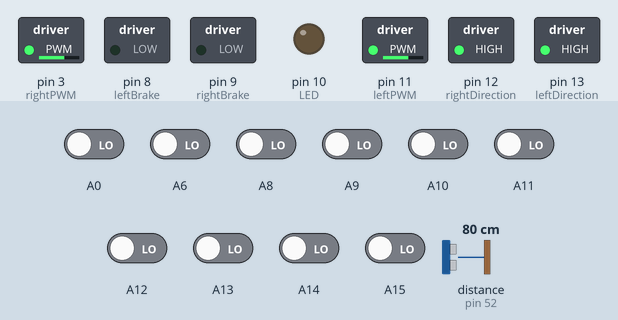
The sketch below on a simulated Arduino Mega 2560, built with avr-gcc and run on an emulated ATmega2560. Parts: switched loads named in the sketch (green lamp = pin HIGH), output pins drawn as LEDs (lit = HIGH). Wiring (inferred from the names in the program): ultrasonic range finder: trigger pin 50; echo pin 52. Inputs (shaded band) come from the test bench; at power-on: A0, A6, A8–15 LOW, distance to the obstacle (sensor on pin 52) 80 cm. The echo pulse lasts 58.3 µs per cm; pins used as bus, display or sensor lines are not drawn; what the sketch prints to the serial monitor is not drawn.

Above: at 7.2 s.
7.3 s: A0 driven HIGH
At 7.9 s:
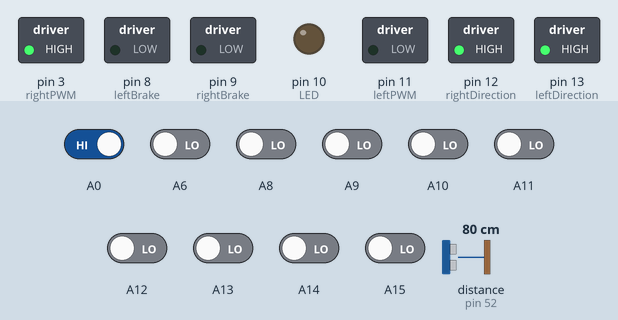
8.8 s: A13 driven HIGH
At 10.0 s:
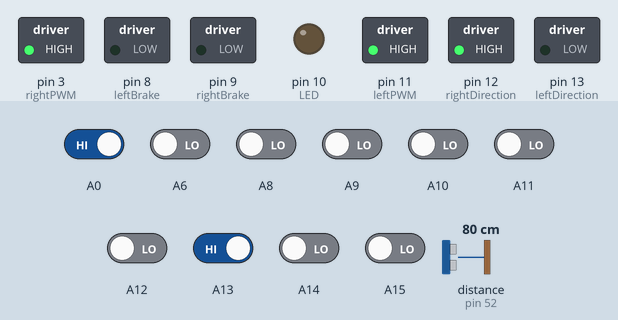
10.3 s: A10 driven HIGH
At 11.5 s:
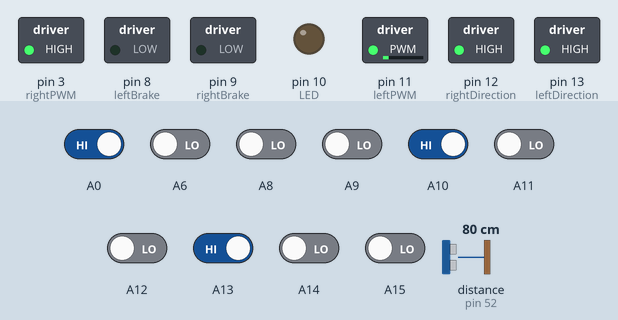
11.8 s: A11 driven HIGH
At 12.7 s:
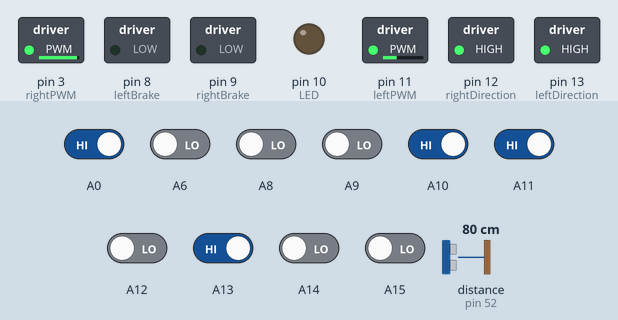
13.3 s: A14 driven HIGH
At 13.8 s:
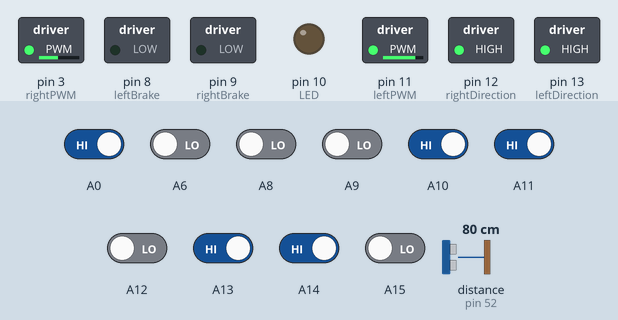
14.8 s: A15 driven HIGH
At 16.1 s:
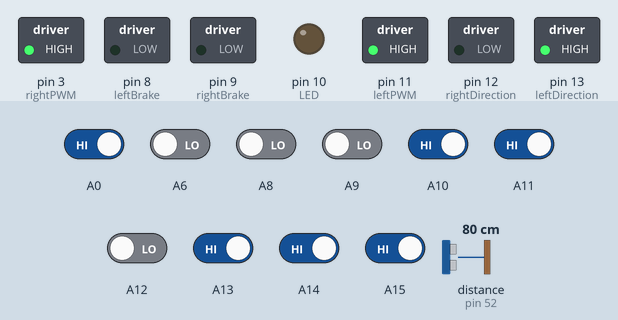
Timing chart, 0 to 17.3 s (numbered marks = the images above; inputs shaded):
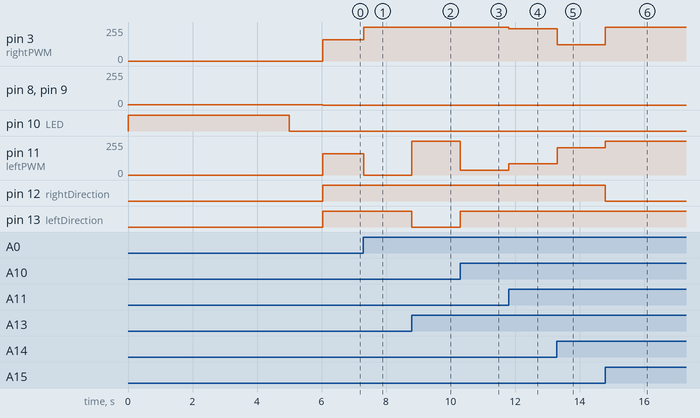

The sketch:

line_follower_FSM.ino
```cpp
#include <QTRSensors.h>
QTRSensors qtr;

const uint8_t SensorCount = 10;
uint16_t values[SensorCount];
int maxOutputValue = 1000;
const int maxAllowedSpeed = 255;
const int minAllowedSpeed = 0;
const int baseSpeed = 160;
const int baseLeftSpeed = baseSpeed;
const int baseRightSpeed = baseSpeed;
const int rightSideCorrection = baseRightSpeed * 0.04;

uint16_t position;
const int centerPosition = 450;
int line = 1;
int& lineRef = line;
int counter = 0;
int& counterRef = counter;
int error = 0;
int lastError = 0;
int integral = 0;
int derivative;
const float KP = 1.5;  // Overshoot = reduce KP, slugish = increase KP  0.87
const float KD = 0.5;  // increase to reduce wobling   0.45
const float KI = 0;    // aditive error, must test with real runs


int leftSpeed;
int rightSpeed;
int speedModifier = 1;
int mb;

int rightDirection = 12;
int rightPWM = 3;
int rightBrake = 9;
int leftDirection = 13;
int leftPWM = 11;
int leftBrake = 8;
int LED = 10;
int ping = 50;
int echo = 52;
int barrier;

int barrierDetection();
void handBrake();
int lineType(uint16_t (&values)[SensorCount], int& lineRef, int& counterRef);
void calibrate(uint8_t SensorCount);
void printCalibratedValues(uint8_t SensorCount);
void printValues(const uint8_t SensorCount, uint16_t values[]);
void forward(int rightSpeed, int leftSpeed);
void backward(int rightSpeed, int leftSpeed);

void setup() {
  // configure the sensors
  qtr.setTypeRC();
  qtr.setSensorPins((const uint8_t[]){ A15, A14, A13, A12, A11, A10, A9, A8, A6, A0 }, SensorCount);  // left to right
  Serial.begin(9600);

  // configure the motors
  pinMode(rightDirection, OUTPUT);
  pinMode(leftDirection, OUTPUT);
  pinMode(rightPWM, OUTPUT);
  pinMode(leftPWM, OUTPUT);
  pinMode(rightBrake, OUTPUT);
  pinMode(leftBrake, OUTPUT);
  pinMode(LED, OUTPUT);
  pinMode(ping, OUTPUT);
  pinMode(echo, INPUT);


  rightSpeed = baseRightSpeed;
  leftSpeed = baseLeftSpeed;
  analogWrite(leftBrake, HIGH);
  analogWrite(rightBrake, HIGH);
  digitalWrite(LED, HIGH);  // turn on Arduino's LED to indicate we are in calibration mode

  calibrate(SensorCount);
  printCalibratedValues(SensorCount);
}


void loop() {

  barrier = barrierDetection();
  position = qtr.readLineBlack(values);

  while (barrier != 1) {

    line = lineType(values, lineRef, counterRef);
    if (line == 1) {
      position = qtr.readLineBlack(values);
    } else if (line == 0)
      position = qtr.readLineWhite(values);

    //printValues(SensorCount,values,line);


    //PID control

    error = ((position / 10) - centerPosition);
    derivative = error - lastError;
    integral = integral + error;

    lastError = error;

    speedModifier = (error * KP + integral * KI + derivative * KD);
    leftSpeed = baseLeftSpeed - speedModifier;
    rightSpeed = (baseRightSpeed + rightSideCorrection) + speedModifier;

    if (leftSpeed <= minAllowedSpeed)
      leftSpeed = minAllowedSpeed;
    if (leftSpeed >= maxAllowedSpeed)
      leftSpeed = maxAllowedSpeed;
    if (rightSpeed <= minAllowedSpeed)
      rightSpeed = minAllowedSpeed;
    if (rightSpeed >= maxAllowedSpeed)
      rightSpeed = maxAllowedSpeed;

    //----------------------------------- START OF CONDITIONS REGION ---------------------------//

    /*if (position == 0 && counter ==0)
      forward(baseSpeed,baseSpeed);
    else if (position == 0 && counter !=0)
      handBrake();*/
    if (position == 0)
      forward(baseSpeed, baseSpeed);
    else if (position == 3500)
      hardLeft(maxAllowedSpeed);
    else if (position == 5500)
      hardRight(maxAllowedSpeed);
    else if (position == 9000 && line == 0) {
      mb = 1;
      forward(baseRightSpeed, baseLeftSpeed);
    } else if (values[2] == 1 && values[3] == 1 && values[4] == 1 && values[5] == 1 && values[6] == 1 && values[7] == 1 && mb ==1)
      handBrake();
      else {


        //----------------------------------- END OF CONDITIONS REGION ---------------------------//

        forward(rightSpeed, leftSpeed);
      }
  }
}


/*///////////////////////////////////////////////////////////*/


int barrierDetection() {
  digitalWrite(ping, LOW);
  delayMicroseconds(2);
  digitalWrite(ping, HIGH);
  delayMicroseconds(10);
  digitalWrite(ping, LOW);
  long duration = pulseIn(echo, HIGH);
  int distance = duration * 0.034 / 2;
  int barrier = (distance < 20) ? barrier = 1 : barrier = 0;
  return barrier;
}

void calibrate(uint8_t SensorCount) {
  // 2.5 ms RC read timeout (default) * 10 reads per calibrate() call
  // = ~25 ms per calibrate() call.
  // Call calibrate() 400 times to make calibration take about 10 seconds.
  for (uint16_t i = 0; i < 200; i++) {
    qtr.calibrate();
  }
  digitalWrite(LED, LOW);
}


void printCalibratedValues(uint8_t SensorCount) {
  // print the calibration minimum values measured when emitters were on
  Serial.begin(9600);
  for (uint8_t i = 0; i < SensorCount; i++) {
    Serial.print(qtr.calibrationOn.minimum[i]);
    Serial.print(' ');
  }
  Serial.println();

  // print the calibration maximum values measured when emitters were on
  for (uint8_t i = 0; i < SensorCount; i++) {
    Serial.print(qtr.calibrationOn.maximum[i]);
    Serial.print(' ');
  }
  Serial.println();
  delay(1000);
}


void printValues(const uint8_t SensorCount, uint16_t values[], int line) {
  // print the sensor values as numbers from 0 (max) to 1000 (min) then the position
  for (uint8_t i = 0; i < SensorCount; i++) {
    Serial.print(values[i]);
    Serial.print('\t');
  }
  Serial.print(position);
  Serial.write('  error =');
  Serial.print(error);
  Serial.write('  L =');
  Serial.print(leftSpeed);
  Serial.write('  R =');
  Serial.print(rightSpeed);
  Serial.write('  S =');
  Serial.print(line);
  Serial.write('  C =');
  Serial.println(counter);
  delay(500);
}


void forward(int rightSpeed, int leftSpeed) {
  analogWrite(leftBrake, LOW);
  analogWrite(rightBrake, LOW);
  digitalWrite(rightDirection, HIGH);
  analogWrite(rightPWM, rightSpeed);
  digitalWrite(leftDirection, HIGH);
  analogWrite(leftPWM, leftSpeed);
}


void backward(int rightSpeed, int leftSpeed) {
  analogWrite(leftBrake, LOW);
  analogWrite(rightBrake, LOW);
  digitalWrite(rightDirection, LOW);
  analogWrite(rightPWM, rightSpeed);
  digitalWrite(leftDirection, LOW);
  analogWrite(leftPWM, leftSpeed);
}

void hardRight(int maxAllowedSpeed) {
  analogWrite(leftBrake, LOW);
  analogWrite(rightBrake, LOW);
  digitalWrite(rightDirection, HIGH);
  analogWrite(rightPWM, maxAllowedSpeed);
  digitalWrite(leftDirection, LOW);
  analogWrite(leftPWM, maxAllowedSpeed);
}

void hardLeft(int maxAllowedSpeed) {
  analogWrite(leftBrake, LOW);
  analogWrite(rightBrake, LOW);
  digitalWrite(rightDirection, LOW);
  analogWrite(rightPWM, maxAllowedSpeed);
  digitalWrite(leftDirection, HIGH);
  analogWrite(leftPWM, maxAllowedSpeed);
}

void handBrake() {
  digitalWrite(rightBrake, HIGH);
  digitalWrite(leftBrake, HIGH);
}

int lineType(uint16_t (&values)[SensorCount], int& lineRef, int& counterRef) {
  if (values[0] == maxOutputValue && values[1] == maxOutputValue && values[2] == maxOutputValue && /*values[3] == maxOutputValue &&*/ values[4] == 0 && values[5] == 0 && /*values[6] == maxOutputValue &&*/ values[7] == maxOutputValue && values[8] == maxOutputValue && values[9] == maxOutputValue)
    line = 1;  // black line

  else
    line = line;
  if (values[0] == 0 && values[1] == 0 && values[2] == 0 && /* values[3] == 0 && */ values[4] == maxOutputValue && values[5] == maxOutputValue && /* values[6] == 0 &&*/ values[7] == 0 && values[8] == 0 && values[9] == 0) {
    line = 0;  // white line
    counter++;
  } else
    line = line;
  return line;
}
```

Measured:
- after the input at 7.3 s, pin 3 (rightPWM): 160/255 → 255/255 at once; pin 11 (leftPWM): 160/255 → 0/255 at once
- after the input at 8.8 s, pin 11 (leftPWM): 0/255 → 255/255 at once; pin 13 (leftDirection): HIGH → LOW at once
- after the input at 10.3 s, pin 11 (leftPWM): 255/255 → 36/255 at once; pin 13 (leftDirection): LOW → HIGH at once
- after the input at 11.8 s, pin 3 (rightPWM): 255/255 → 241/255 at once; pin 11 (leftPWM): 36/255 → 85/255 at once
- after the input at 13.3 s, pin 3 (rightPWM): 241/255 → 121/255 at once; pin 11 (leftPWM): 85/255 → 205/255 at once
- after the input at 14.8 s, pin 3 (rightPWM): 121/255 → 255/255 at once; pin 11 (leftPWM): 205/255 → 255/255 at once; pin 12 (rightDirection): HIGH → LOW at once
